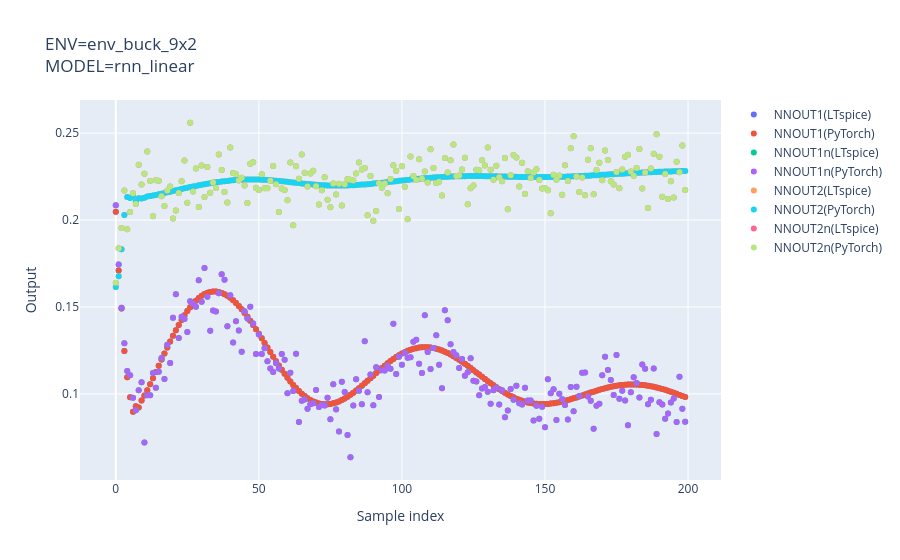

Notebook code cell kept with this figure:
### Code cell
ENV_NAME = "env_buck_9x2"
MODEL_NAME = "rnn_linear"
PY_FILENAME = ENV_NAME + '_' + MODEL_NAME     # output python file name
SP_FILENAME = ENV_NAME + '_' + MODEL_NAME     # output ltspice subcircuit name
actor = step1()
nnouts, nnouts_py, actions, actions_py = step2(actor)
step3(nnouts, nnouts_py, actions, actions_py)

### Figure 1 — Plotly figure (JSON) as saved in the notebook; plotly's stock layout.template omitted (floating-point values rounded to 4 significant figures; data arrays with more than 128 entries replaced by an {"elided": "..."} marker saying what was removed)
{"data": [{"mode": "markers", "name": "NNOUT1(LTspice)", "type": "scatter", "x": {"elided": "200 int values"}, "y": {"elided": "200 float values"}}, {"mode": "markers", "name": "NNOUT1(PyTorch)", "type": "scatter", "x": {"elided": "200 int values"}, "y": {"elided": "200 float values"}}, {"mode": "markers", "name": "NNOUT1n(LTspice)", "type": "scatter", "x": {"elided": "200 int values"}, "y": {"elided": "200 float values"}}, {"mode": "markers", "name": "NNOUT1n(PyTorch)", "type": "scatter", "x": {"elided": "200 int values"}, "y": {"elided": "200 float values"}}, {"mode": "markers", "name": "NNOUT2(LTspice)", "type": "scatter", "x": {"elided": "200 int values"}, "y": {"elided": "200 float values"}}, {"mode": "markers", "name": "NNOUT2(PyTorch)", "type": "scatter", "x": {"elided": "200 int values"}, "y": {"elided": "200 float values"}}, {"mode": "markers", "name": "NNOUT2n(LTspice)", "type": "scatter", "x": {"elided": "200 int values"}, "y": {"elided": "200 float values"}}, {"mode": "markers", "name": "NNOUT2n(PyTorch)", "type": "scatter", "x": {"elided": "200 int values"}, "y": {"elided": "200 float values"}}], "layout": {"title": {"text": "ENV=env_buck_9x2<br>MODEL=rnn_linear"}, "xaxis": {"title": {"text": "Sample index"}}, "yaxis": {"title": {"text": "Output"}}}}
